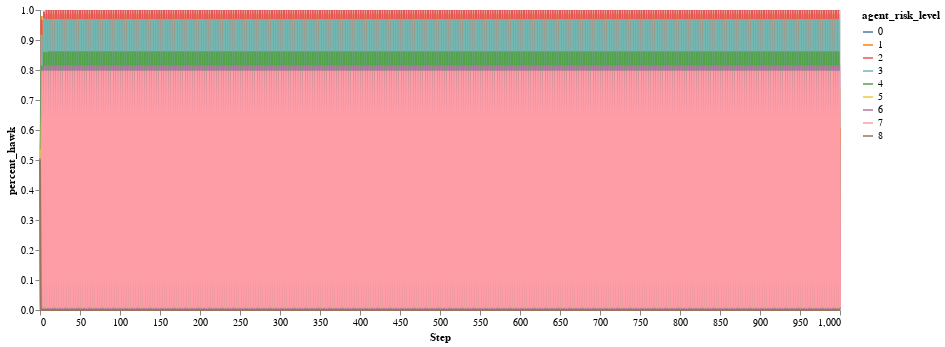

Here is the notebook cell this chart was saved with:
### Code cell
import altair as alt

alt.data_transformers.disable_max_rows()

# alt.Chart(run_df[run_df.Step < 100]).mark_line().encode(
alt.Chart(run_df).mark_line().encode(    
    x='Step',
    y='percent_hawk',
    color='agent_risk_level:N',
).properties(
    width=800,
    height=300
)

### Figure 1 — Vega-Lite specification as saved in the notebook (floating-point values rounded to 4 significant figures; data arrays with more than 128 entries replaced by an {"elided": "..."} marker saying what was removed)
{"config": {"view": {"continuousWidth": 300, "continuousHeight": 300}}, "data": {"name": "data-2f72c50befa0ad38862ab4c86b0f298f"}, "mark": {"type": "line"}, "encoding": {"color": {"field": "agent_risk_level", "type": "nominal"}, "x": {"field": "Step", "type": "quantitative"}, "y": {"field": "percent_hawk", "type": "quantitative"}}, "height": 300, "width": 800, "$schema": "https://vega.github.io/schema/vega-lite/v5.20.1.json", "datasets": {"data-2f72c50befa0ad38862ab4c86b0f298f": {"elided": "9009 records"}}}
